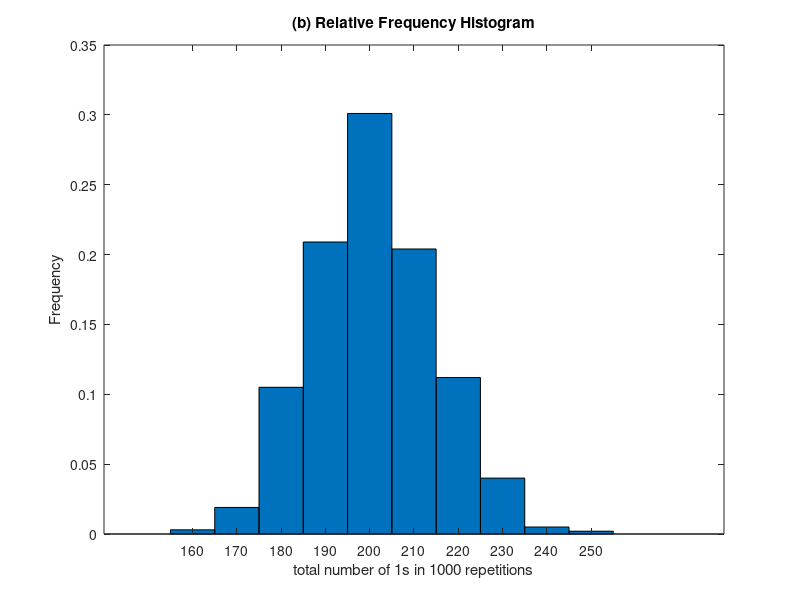

The MATLAB script that drew this image:
A=[198,209,208,177,233,195,221,200,196,190,225,204,206,189,196,180,209,201,197,232,217,208,205,206,...
    185,183,199,219,192,214,203,187,184,230,217,194,199,199,216,198,179,202,193,195,183,219,178,179,...
    198,198,211,179,191,193,197,225,192,198,188,198,220,194,195,190,220,209,229,198,213,201,183,189,...
    173,194,208,192,183,222,187,180,178,202,197,209,197,215,202,181,201,184,208,179,202,210,198,228,167,...
    187,203,236,201,203,213,194,182,195,200,194,198,189,209,216,194,219,196,199,215,219,231,186,205,198,...
    217,209,189,201,219,217,199,195,184,214,215,205,212,190,202,221,201,219,195,222,191,187,209,237,...
    183,220,185,196,195,195,192,171,199,228,200,186,205,224,219,194,185,193,191,188,188,195,194,212,227,...
    217,185,199,187,188,207,187,180,170,220,219,184,193,217,204,217,204,228,192,186,197,200,210,191,...
    196,184,184,195,178,202,197,210,161,201,228,185,191,247,184,177,202,218,205,206,211,213,214,206,190,...
    202,178,208,202,189,197,212,200,200,202,205,196,206,191,203,193,194,204,209,214,185,220,217,212,214,...
    198,199,228,197,177,202,196,197,204,200,199,201,196,186,197,191,214,216,187,199,189,199,198,188,211,...
    212,188,186,192,180,213,233,205,167,203,208,214,187,190,202,205,180,211,209,221,208,195,200,229,184,...
    206,211,200,194,234,202,221,185,203,197,194,219,206,202,237,200,197,187,187,219,210,194,215,203,197,...
    217,191,208,188,165,188,214,201,182,186,201,185,218,198,210,201,213,225,212,204,184,195,201,204,199,...
    199,225,205,209,220,194,187,208,187,206,205,214,184,188,210,190,178,197,223,220,187,195,210,200,222,...
    193,190,198,182,185,190,190,177,188,224,194,191,205,187,201,192,224,202,204,172,212,213,194,168,206,...
    196,195,181,199,198,206,197,182,202,190,200,220,184,223,188,231,186,190,205,225,203,196,218,183,183,...
    219,197,181,196,190,205,186,180,200,194,191,198,208,205,177,200,208,198,212,188,183,194,188,214,208,188,212,207,211,182,188,194,201,202,201,191,196,225,216,198,202,182,181,184,188,182,219,184,210,206,185,204,186,190,202,215,202,198,201,212,207,191,200,183,209,226,205,217,185,213,217,170,204,199,192,165,218,208,196,193,193,201,186,226,216,186,188,224,208,204,199,215,206,205,187,200,204,227,184,191,204,210,194,204,214,202,185,189,194,237,229,195,212,203,190,192,209,195,198,196,195,189,207,210,208,210,215,210,216,223,214,193,182,222,199,187,213,198,208,198,197,199,195,184,189,199,211,186,199,207,189,228,204,195,195,185,187,188,199,196,223,179,214,207,208,216,207,195,194,219,198,198,227,199,216,195,182,207,202,217,179,232,219,195,178,194,187,186,207,226,188,187,202,230,173,188,198,206,201,194,196,178,170,217,212,200,208,190,203,197,201,195,180,224,197,220,190,205,197,185,205,190,184,214,195,203,250,217,196,196,207,184,208,212,204,202,178,197,197,221,210,188,183,200,206,204,188,200,199,222,192,223,196,200,198,221,215,212,202,203,200,194,194,197,211,172,198,205,221,207,218,203,187,185,205,192,199,212,190,204,206,222,180,210,205,213,206,201,219,180,201,205,204,192,221,185,207,224,207,208,202,216,180,226,205,223,208,190,191,226,182,189,202,177,209,195,179,216,204,218,199,200,201,198,183,201,213,198,197,199,207,188,183,169,201,198,206,211,218,210,234,215,197,173,207,198,190,200,197,201,203,200,195,202,214,208,204,208,220,198,201,207,200,194,179,202,199,170,206,178,225,177,193,220,198,202,182,208,204,216,187,197,206,208,215,207,210,207,194,213,204,218,198,194,192,210,194,192,202,202,212,188,225,192,201,192,208,207,189,201,221,203,208,216,178,198,193,201,193,187,205,190,207,198,178,198,214,207,200,183,215,206,185,212,198,211,223,208,203,173,192,185,183,198,193,185,209,202,192,203,193,211,199,211,201,201,242,181,191,179,176,207,181,221,196,195,194,225,195,223,196,195,218,221,200,184,204,205,189,175,179,211,188,229,200,215,200,214,191,191,188,207,225,192,172,192,181,206,203,233,181,183,214,206,176,181,200,205,181,192,194,197,194,217,202,212,190,204,190,196,196,220,177,207,203,198,185,205,203,210,225,199,200,204,178,183,196,206,157,196,220,222,185,220,192,199,222,204,183,182,203,213,175,185,191,173,206,178,197,206,189,159,202,186,182,201,220,177,195,194,192,206,207,176,211,205,211,213,216,206];
x = 155:10:255;
intervalWidth =10;
ncount = histc(A,x);
relativefq = ncount/length(A);
bar(x+5,relativefq,1) 
set(gca, 'xtick',[160,170,180,190,200,210,220,230,240,250])
title('(b) Relative Frequency Histogram')
xlabel('total number of 1s in 1000 repetitions')
ylabel('Frequency')